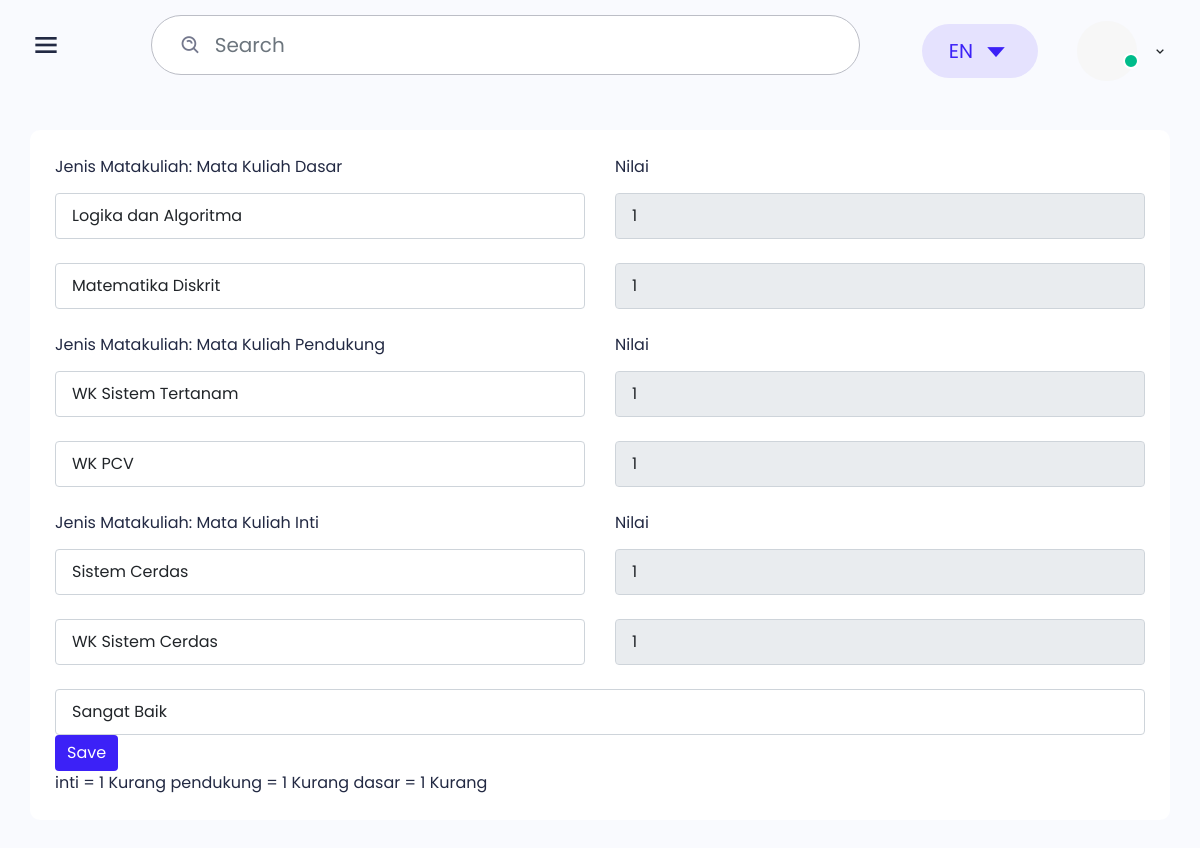
The app's page /protend/dosen_nilai.php?id_mahasiswa=5 with its own data.
### tables this page shows
CREATE TABLE `mahasiswa` (
  `id_mahasiswa` int(11) NOT NULL,
  `id_matkul` int(11) DEFAULT NULL,
  `nama` varchar(100) NOT NULL,
  `username` varchar(100) NOT NULL,
  `password` varchar(100) NOT NULL,
  `level` varchar(20) NOT NULL
);

CREATE TABLE `mata_kuliah` (
  `id_matkul` int(11) NOT NULL,
  `logika_algoritma` float NOT NULL,
  `matematika_Diskrit` float NOT NULL,
  `wk_sistemtertanam` float NOT NULL,
  `wk_pcv` float NOT NULL,
  `sistem_cerdas` float NOT NULL,
  `wk_sistem_cerdas` float NOT NULL,
  `name` text NOT NULL,
  `file` varchar(50) NOT NULL,
  `id_status` int(3) NOT NULL DEFAULT '0',
  `id_nilai_skripsi` int(3) NOT NULL DEFAULT '0'
);

### protend/dosen_nilai.php (the view, shortened to what this page needs)
<?php
include 'koneksi.php';
$id_mahasiswa = $_GET['id_mahasiswa'];
$sql2   = "SELECT * FROM mata_kuliah INNER JOIN mahasiswa ON mata_kuliah.id_matkul = mahasiswa.id_matkul WHERE mahasiswa.id_mahasiswa = $id_mahasiswa";
$q2     = mysqli_query($koneksi, $sql2);
while ($r2 = mysqli_fetch_array($q2)) {
    $logika_algoritma        = $r2['logika_algoritma'];
    $matematika_Diskrit       = $r2['matematika_Diskrit'];
    $wk_sistemtertanam     = $r2['wk_sistemtertanam'];
    $wk_pcv   = $r2['wk_pcv'];
    $sistem_cerdas     = $r2['sistem_cerdas'];
    $wk_sistem_cerdas  = $r2['wk_sistem_cerdas'];
    $id_nilai_skripsi = $r2['id_nilai_skripsi'];
}
function Cek_nilai($nilai)
{
    if($nilai >= 3.0 && $nilai <= 4.0 ){
        $hasil = 'Sangat Baik';
    } else if($nilai >= 2.0 && $nilai < 3.0 ) {
        $hasil = 'Baik';
    } else if ($nilai < 2.0) {
        $hasil = 'Kurang';
    }
    return $hasil;
}
?>
<!DOCTYPE html>
<html lang="en">
<head>
    <link href='https://unpkg.com/boxicons@2.0.7/css/boxicons.min.css' rel='stylesheet'>
    <link rel="stylesheet" href="css/icons.min.css">
    <link rel="stylesheet" href="./libs/date-picker/datepicker.css">
    <link rel="stylesheet" href="./css/bootstrap.min.css">
    <link rel="stylesheet" href="./css/grid.css">
    <link rel="stylesheet" href="./css/style.css">
    <link rel="stylesheet" href="./css/responsive.css">
</head>
<body class="sidebar-expand counter-scroll">
        <div class="main-header">
            <div class="d-flex">
                <div class="mobile-toggle" id="mobile-toggle">
                    <i class='bx bx-menu'></i>
                </div>
            </div>
            <div class="d-flex align-items-center">
                <form class="app-search d-none d-lg-block">
                    <div class="position-relative">
                        <input type="text" class="form-control" placeholder="Search">
                        <span class="bx bx-search-alt"></span>
                    </div>
                </form>
                <div class="dropdown d-inline-block">
                    <button type="button" class="btn header-item" data-bs-toggle="dropdown" aria-haspopup="true" aria-expanded="false">
                            <span class="btn dropdown-toggle" id="header-lang-img">
                                EN
                                <i class='bx bx-caret-down'></i>
                            </span>
                        </button>
                </div>
                <div class="dropdown d-inline-block mt-12">
                    <button type="button" class="btn header-item waves-effect" id="page-header-user-dropdown" data-bs-toggle="dropdown" aria-haspopup="true" aria-expanded="false">
                            <img class="rounded-circle header-profile-user" src="./images/profile/profile.png"
                                alt="Header Avatar">
                            <span class="pulse-css"></span>
                            <i class='bx bx-chevron-down'></i>
                        </button>
                </div>
            </div>
        </div>
    <div class="main">
    <div class="main-content project">
            <div class="row">
                <div class="col-12">
                    <div class="box">
                        <div class="box-body">
                            <div class="row">
                                <div class="col-md-6 col-sm-12 mb-24">
                                    <div class="form-group"> <label class="form-label">Jenis Matakuliah: Mata Kuliah Dasar</label> <select
                                            class="form-control custom-select select2 select2-hidden-accessible"
                                            data-placeholder="Pilih Mata Kuliah" tabindex="-1" aria-hidden="true"
                                            data-select2-id="select2-data-38-9jkg">
                                            <option>Logika dan Algoritma</option>
                                        </select>
                                    </div>
                                </div>
                                <div class="col-md-6 col-sm-12 mb-24">
                                    <div class="form-group"> <label class="form-label">Nilai</label> <input
                                            class="form-control" disabled name="logika_algoritma" value='<?= $logika_algoritma?>' placeholder="Nilai"> </div>
                                </div>
                                <div class="col-md-6 col-sm-12 mb-24">
                                    <div class="form-group">
                                        <select
                                            class="form-control custom-select select2 select2-hidden-accessible"
                                            data-placeholder="Pilih Mata Kuliah" tabindex="-1" aria-hidden="true"
                                            data-select2-id="select2-data-38-9jkg">
                                            <option>Matematika Diskrit</option>
                                        </select>
                                    </div>
                                </div>
                                <div class="col-md-6 col-sm-12 mb-24">
                                    <div class="form-group">
                                        <input class="form-control"    disabled name="matematika_diskrit" value='<?=  $matematika_Diskrit?>' placeholder="Nilai"> </div>
                                </div>
                            </div>
                            <div class="row">
                                <div class="col-md-6 col-sm-12 mb-24">
                                    <div class="form-group"> <label class="form-label">Jenis Matakuliah: Mata Kuliah Pendukung</label> <select
                                            class="form-control custom-select select2 select2-hidden-accessible"
                                            data-placeholder="Pilih Mata Kuliah" tabindex="-1" aria-hidden="true"
                                            data-select2-id="select2-data-38-9jkg">
                                            <option >WK Sistem Tertanam</option>
                                        </select>
                                    </div>
                                </div>
                                <div class="col-md-6 col-sm-12 mb-24">
                                    <div class="form-group"> <label class="form-label">Nilai</label> <input
                                            class="form-control"   disabled name="wk_sistem_tertanam" value='<?= $wk_sistemtertanam?>' placeholder="Nilai"> </div>
                                </div>
                                <div class="col-md-6 col-sm-12 mb-24">
                                    <div class="form-group">
                                        <select
                                            class="form-control custom-select select2 select2-hidden-accessible"
                                            data-placeholder="Pilih Mata Kuliah" tabindex="-1" aria-hidden="true"
                                            data-select2-id="select2-data-38-9jkg">
                                            <option >WK PCV</option>
                                        </select>
                                    </div>
                                </div>
                                <div class="col-md-6 col-sm-12 mb-24">
                                    <div class="form-group">
                                        <input class="form-control"  disabled name="wk_pcv" value='<?=  $wk_pcv?>' placeholder="Nilai"> </div>
                                </div>
                            </div>
                            <div class="row">
                                <div class="col-md-6 col-sm-12 mb-24">
                                    <div class="form-group"> <label class="form-label">Jenis Matakuliah: Mata Kuliah Inti</label> <select
                                            class="form-control custom-select select2 select2-hidden-accessible"
                                            data-placeholder="Pilih Mata Kuliah" tabindex="-1" aria-hidden="true"
                                            data-select2-id="select2-data-38-9jkg">
                                            <option >Sistem Cerdas</option>
                                        </select>
                                    </div>
                                </div>
                                <div class="col-md-6 col-sm-12 mb-24">
                                    <div class="form-group"> <label class="form-label">Nilai</label> <input
                                            class="form-control"  disabled name="sistem_cerdas" value='<?= $sistem_cerdas?>' placeholder="Nilai"> </div>
                                </div>
                                <div class="col-md-6 col-sm-12 mb-24">
                                    <div class="form-group">
                                        <select
                                            class="form-control custom-select select2 select2-hidden-accessible"
                                            data-placeholder="Pilih Mata Kuliah" tabindex="-1" aria-hidden="true"
                                            data-select2-id="select2-data-38-9jkg">
                                            <option >WK Sistem Cerdas</option>
                                        </select>
                                    </div>
                                </div>
                                <div class="col-md-6 col-sm-12 mb-24">
                                    <div class="form-group">
                                        <input class="form-control"   disabled name="wk_sistem_cerdas" value='<?= $wk_sistem_cerdas?>' placeholder="Nilai"> </div>
                                </div>
                            </div>
                            <form method="post" action="" >
                            <select name="id_nilai_skripsi"
                                        class="form-control custom-select select2 select2-hidden-accessible"
                                        data-placeholder="Pilih Mata Kuliah" tabindex="-1" aria-hidden="true"
                                        data-select2-id="select2-data-38-9jkg">
                                        <option value="1" <?= (($id_nilai_skripsi == "1") ? "selected" : "" )?> >Sangat Baik</option>
                                    </select>
                                <div class="submit-section">
                                    <button class="btn btn-primary submit-btn" type="submit" name="save">Save</button>
                                </div>
                                <?php
                                    $inti = ($wk_sistem_cerdas + $sistem_cerdas)/2;
                                    $pendukung = ($wk_sistemtertanam+$wk_pcv)/2;
                                    $dasar = ($logika_algoritma+$matematika_Diskrit)/2;
                                    print('inti = '.$inti.' '.Cek_nilai($inti) );
                                    print(' pendukung = '.$pendukung.' '.Cek_nilai($pendukung));
                                    print(' dasar = '.$dasar.' '.Cek_nilai($dasar));
                                ?>
                            </form>
                        </div>
                    </div>
                </div>
            </div>
        </div>
    </div>
</body>
</html>

### protend/css/grid.css (style rules this page uses)
.row { display: flex; flex-wrap: wrap; margin: 0 -15px; }
[class*="col-"] { padding: 0 15px; margin-bottom: 40px; }
.col-12 { width: 100%; }
@media only screen and (max-width: 1280px) { .col-md-6 { width: 50%; } }

### protend/css/responsive.css (style rules this page uses)
@media only screen and  (max-width: 1820px) { .project .box-body { flex-wrap: wrap; } }
@media only screen and (max-width: 1200px) { .main-header { height: 90px; padding-left: 30px; } }
@media only screen and (max-width: 1200px) { .main-content { padding: 30px; } }

### records on screen
mahasiswa: logika_algoritma "1", matematika_diskrit "1", wk_sistem_tertanam "1", wk_pcv "1", sistem_cerdas "1", wk_sistem_cerdas "1", id_matkul.wk_sistem_cerdas "1", id_matkul.sistem_cerdas "Kurang", id_matkul.wk_sistemtertanam "1", id_matkul.wk_pcv "Kurang", id_matkul.logika_algoritma "1", id_matkul.matematika_Diskrit "Kurang"
mata_kuliah: id_nilai_skripsi "Sangat Baik"
